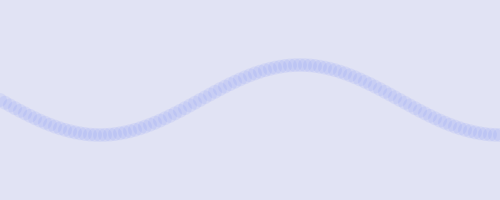
Frame 1 (no input)
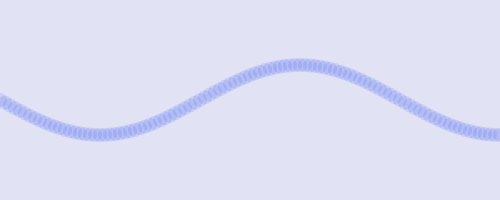
Frame 2 (the mouse pressed at the canvas centre, redrawn once)

The Processing sketch that drew these frames (run headless with seeded random() and noise(); the mouse was pressed at the canvas centre and the sketch redrawn once):

// Processing sketch: p125_1
// ── p125_1.pde
void setup() {
  size(500,200);
  colorMode(HSB, 360, 100, 100);
  smooth();
  noLoop();
  background(233, 8, 96);
}

void draw() {
  noStroke();
  fill(233, 73, 94, 20);
  float angle = 0.0;
  for (int x = 0; x <= width; x += 5) {
    float y = 100 + (sin(angle) * 35.0);
    ellipse(x, y, 14, 14);
    angle += PI/40.0;
  }
}
